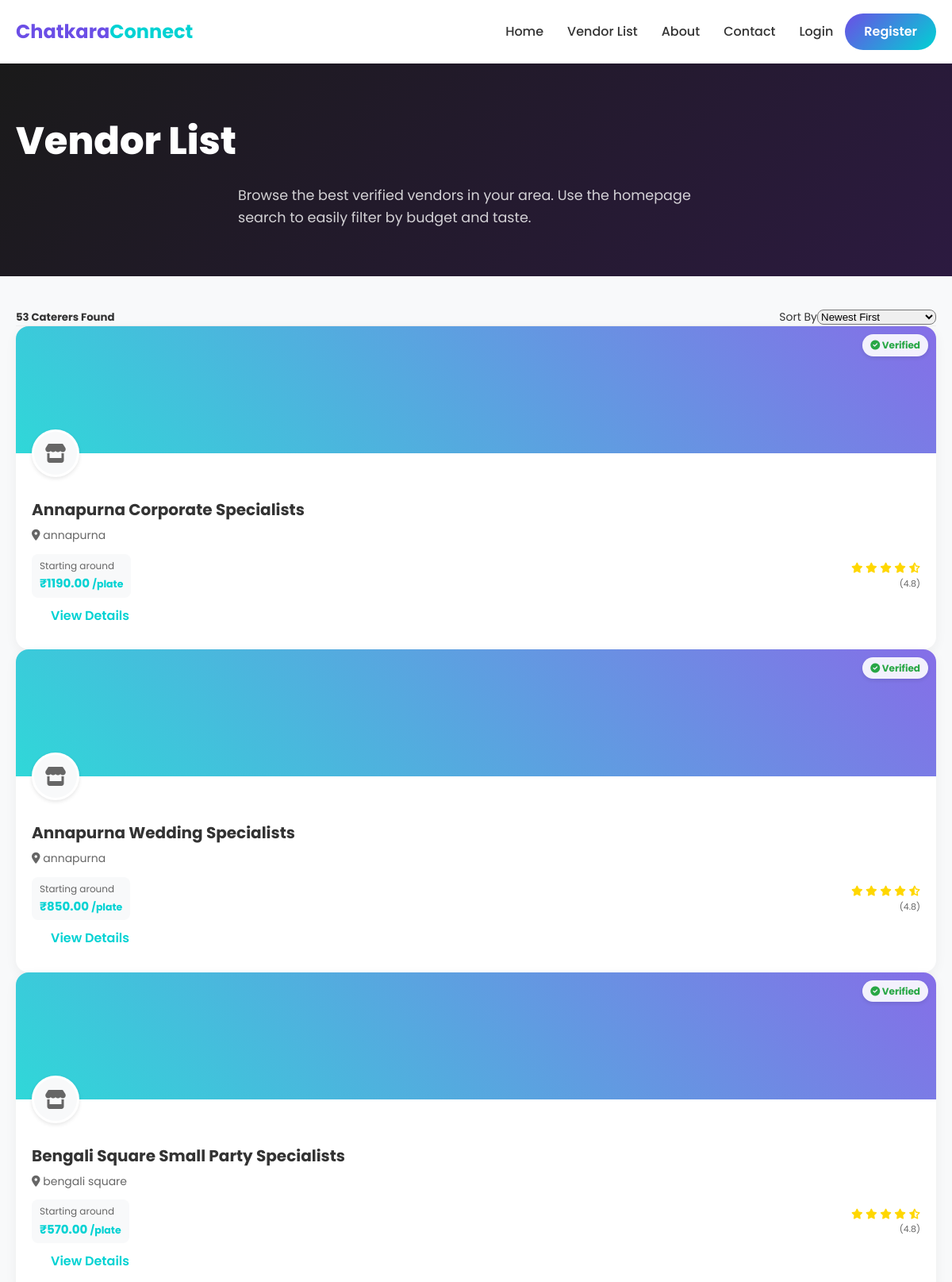
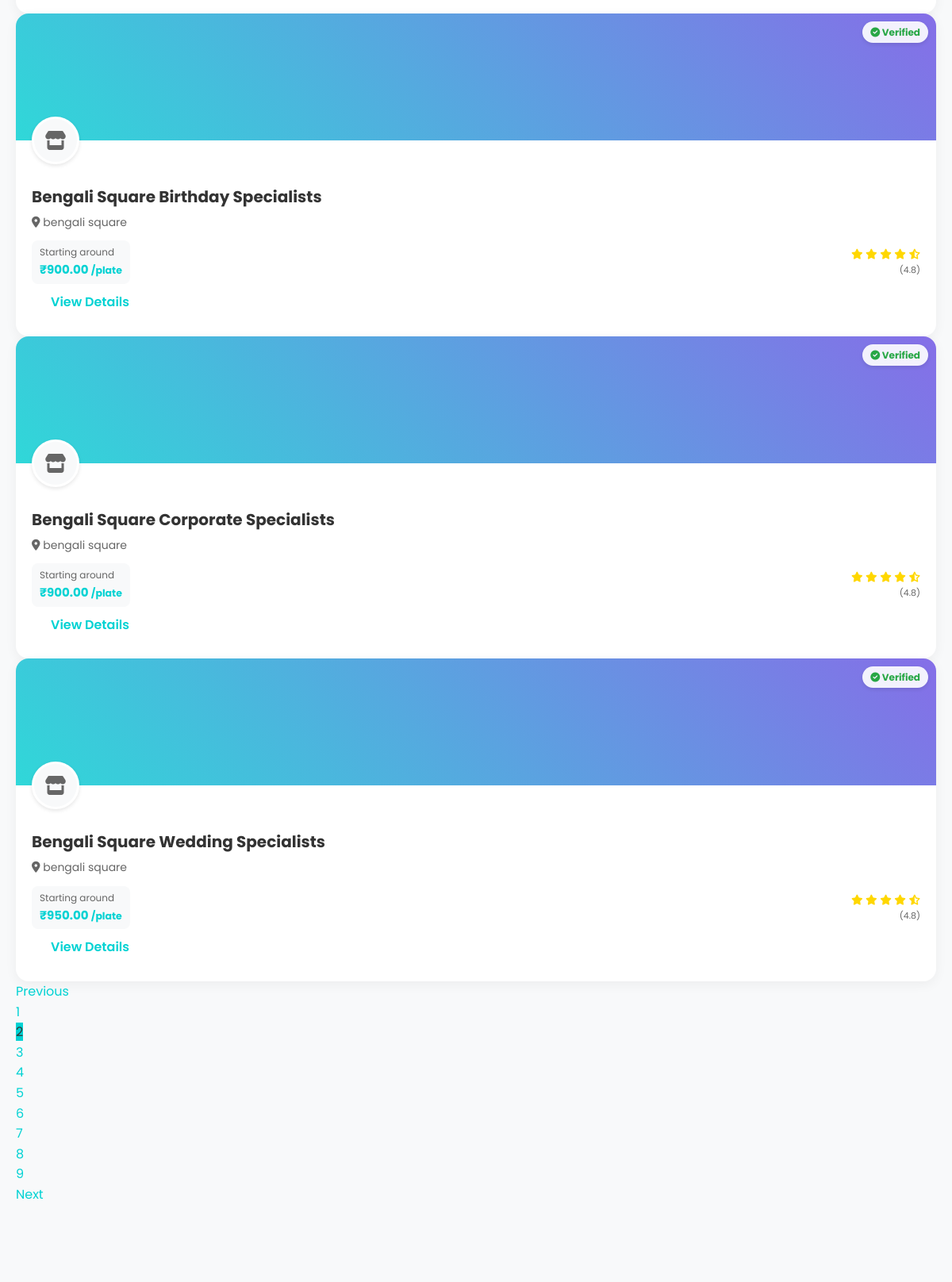
Screenshot of /caterers/?page=2 (upper part) with the database file from the repository (2 pictures, top to bottom).
### vendor/models.py (models this page shows, shortened)
class VendorProfile(models.Model):
    user = models.OneToOneField(settings.AUTH_USER_MODEL, on_delete=models.CASCADE, related_name='vendor_profile')
    business_name = models.CharField(max_length=255)
    business_description = models.TextField(blank=True, null=True)
    service_area = models.CharField(max_length=100)
    address = models.TextField()
    profile_image = models.ImageField(upload_to='vendor/profile/', blank=True, null=True)
    cover_image = models.ImageField(upload_to='vendor/covers/', blank=True, null=True)
    starting_price_per_plate = models.DecimalField(max_digits=10, decimal_places=2)
    is_verified = models.BooleanField(default=False)
    created_at = models.DateTimeField(auto_now_add=True)
    updated_at = models.DateTimeField(auto_now=True)

### marketplace/views.py (the view, shortened to what this page needs)
# urls.py: path('caterers/', views.caterer_list, name='caterer_list'),
def caterer_list(request):
    vendors = VendorProfile.objects.filter(is_verified=True)
    search_query = request.GET.get('search')
    if search_query:
        vendors = vendors.filter(business_name__icontains=search_query)
    city = request.GET.get('city')
    if city:
        vendors = vendors.filter(service_area__icontains=city)
    budget = request.GET.get('budget')
    category_id = request.GET.get('category')
    if category_id:
        vendors = vendors.filter(categories__id=category_id).distinct()
    event_type = request.GET.get('event_type')
    if event_type:
        vendors = vendors.filter(
            Q(business_description__icontains=event_type) |
            Q(categories__name__icontains=event_type)
        ).distinct()
    sort_by = request.GET.get('sort')
    if sort_by == 'price_asc':
        vendors = vendors.order_by('starting_price_per_plate')
    elif sort_by == 'price_desc':
        vendors = vendors.order_by('-starting_price_per_plate')
    elif sort_by == 'newest':
        vendors = vendors.order_by('-created_at')
    else:
        vendors = vendors.order_by('-created_at') # Default sorting
    paginator = Paginator(vendors, 6) # 6 vendors per page
    page_number = request.GET.get('page')
    page_obj = paginator.get_page(page_number)
    cities = VendorProfile.objects.filter(is_verified=True).values_list('service_area', flat=True).distinct()
    categories_filter = MenuCategory.objects.all().distinct('name') # Depending on DB, distinct by field might not work in SQLite, but usually works fine or we can just get values
    context = {
        'page_obj': page_obj,
        'cities': cities,
        'categories_filter': MenuCategory.objects.values('id', 'name').distinct(),
        'request_GET': request.GET, # pass GET parameters to maintain filter state in pagination
    }
    return render(request, 'marketplace/caterer_list.html', context)

### templates/marketplace/caterer_list.html (shortened to what this page needs)
{% extends 'base.html' %}
{% load static %}
{% block content %}
<div class="caterer-list-header"
    style="background: linear-gradient(135deg, #1A1A1A, #2c1a40); padding: 60px 0; color: white;">
    <div class="container text-center">
        <h1 style="font-weight: 800; font-size: 3rem; margin-bottom: 15px;">Vendor List</h1>
        <p style="opacity: 0.8; font-size: 1.1rem; max-width: 600px; margin: 0 auto;">
            Browse the best verified vendors in your area. Use the homepage search to easily filter by budget and taste.
        </p>
    </div>
</div>
<div class="container" style="margin-top: 40px; margin-bottom: 60px;">
    <div class="row">
        <div class="col-12">
            <div class="d-flex justify-content-between align-items-center mb-4 pb-3" style="border-bottom: 1px solid #eee;">
                <h5 style="margin: 0; font-weight: 700;">{{ page_obj.paginator.count }} Caterers Found</h5>
                <form action="{% url 'caterer_list' %}" method="GET" class="d-flex align-items-center">
                    <label class="me-2 text-muted" style="font-size: 14px; white-space: nowrap;">Sort By</label>
                    <select name="sort" class="form-select form-select-sm" style="border-radius: 8px; width: 150px;" onchange="this.form.submit()">
                        <option value="newest" {% if request_GET.sort == 'newest' %}selected{% endif %}>Newest First</option>
                    </select>
                </form>
            </div>
            <div class="row">
                {% for vendor in page_obj %}
                <div class="col-md-6 col-lg-4 mb-4">
                    <div class="caterer-card"
                        style="background: white; border-radius: 16px; overflow: hidden; box-shadow: 0 4px 15px rgba(0,0,0,0.05); transition: transform 0.3s ease, box-shadow 0.3s ease; height: 100%; display: flex; flex-direction: column;">
                        <div style="height: 160px; position: relative; background: #eee;">
                            {% if vendor.cover_image %}
                            <img src="{{ vendor.cover_image.url }}" alt="{{ vendor.business_name }}"
                                style="width: 100%; height: 100%; object-fit: cover;">
                            {% else %}
                            <div
                                style="width: 100%; height: 100%; background: linear-gradient(45deg, var(--secondary), var(--primary)); opacity: 0.8;">
                            </div>
                            {% endif %}
                            <div
                                style="position: absolute; top: 10px; right: 10px; background: rgba(255, 255, 255, 0.9); padding: 4px 10px; border-radius: 20px; font-size: 12px; font-weight: 700; color: #28a745; box-shadow: 0 2px 5px rgba(0,0,0,0.1);">
                                <i class="fas fa-check-circle"></i> Verified
                            </div>
                        </div>
                        <div
                            style="padding: 20px; position: relative; flex-grow: 1; display: flex; flex-direction: column;">
                            <div
                                style="width: 60px; height: 60px; border-radius: 50%; border: 3px solid white; overflow: hidden; position: absolute; top: -30px; left: 20px; background: white; box-shadow: 0 2px 5px rgba(0,0,0,0.1);">
                                {% if vendor.profile_image %}
                                <img src="{{ vendor.profile_image.url }}" alt="Profile"
                                    style="width: 100%; height: 100%; object-fit: cover;">
                                {% else %}
                                <div
                                    style="width: 100%; height: 100%; background: var(--bg-light); display: flex; align-items: center; justify-content: center; font-size: 24px; color: var(--text-muted);">
                                    <i class="fas fa-store"></i>
                                </div>
                                {% endif %}
                            </div>
                            <div style="margin-top: 35px;">
                                <h4
                                    style="font-weight: 700; font-size: 1.25rem; margin-bottom: 5px; color: var(--text-main); white-space: nowrap; overflow: hidden; text-overflow: ellipsis;">
                                    {{ vendor.business_name }}</h4>
                                <p style="color: var(--text-muted); font-size: 14px; margin-bottom: 12px; white-space: nowrap; overflow: hidden; text-overflow: ellipsis;">
                                    <i class="fas fa-map-marker-alt text-danger"></i> {{ vendor.service_area }}
                                </p>
                                <div class="d-flex justify-content-between align-items-center mb-3">
                                    <div style="background: #f8f9fa; padding: 5px 10px; border-radius: 8px;">
                                        <span style="font-size: 12px; color: var(--text-muted); display: block;">Starting around</span>
                                        <span style="font-weight: 700; color: var(--secondary); font-size: 15px;">₹{{ vendor.starting_price_per_plate }} <small class="text-muted">/plate</small></span>
                                    </div>
                                    <div style="color: #FFD700; font-size: 13px; text-align: right;">
                                        <i class="fas fa-star"></i>
                                        <i class="fas fa-star"></i>
                                        <i class="fas fa-star"></i>
                                        <i class="fas fa-star"></i>
                                        <i class="fas fa-star-half-alt"></i>
                                        <span
                                            style="color: var(--text-muted); display: block; font-size: 11px;">(4.8)</span>
                                    </div>
                                </div>
                            </div>
                            <div class="mt-auto pt-3 border-top">
                                <a href="{% url 'caterer_detail' vendor.id vendor.business_name|slugify %}"
                                    class="btn btn-outline-primary w-100"
                                    style="border-radius: 8px; font-weight: 600; border-color: var(--secondary); color: var(--secondary); transition: all 0.3s ease;">View
                                    Details</a>
                            </div>
                        </div>
                    </div>
                </div>
                {% endfor %}
            </div>
            {% if page_obj.has_other_pages %}
            <nav aria-label="Page navigation" class="mt-4 mb-5">
                <ul class="pagination justify-content-center">
                    {% if page_obj.has_previous %}
                    <li class="page-item">
                        <a class="page-link"
                            href="?{% for key, value in request_GET.items %}{% if key != 'page' %}{{ key }}={{ value }}&{% endif %}{% endfor %}page={{ page_obj.previous_page_number }}"
                            style="color: var(--secondary); border-radius: 8px 0 0 8px;">Previous</a>
                    </li>
                    {% endif %}
                    {% for num in page_obj.paginator.page_range %}
                    {% if page_obj.number == num %}
                    <li class="page-item active" aria-current="page"><span class="page-link"
                            style="background-color: var(--secondary); border-color: var(--secondary);">{{ num }}</span>
                    </li>
                    {% else %}
                    <li class="page-item"><a class="page-link"
                            href="?{% for key, value in request_GET.items %}{% if key != 'page' %}{{ key }}={{ value }}&{% endif %}{% endfor %}page={{ num }}"
                            style="color: var(--secondary);">{{ num }}</a></li>
                    {% endif %}
                    {% endfor %}
                    {% if page_obj.has_next %}
                    <li class="page-item">
                        <a class="page-link"
                            href="?{% for key, value in request_GET.items %}{% if key != 'page' %}{{ key }}={{ value }}&{% endif %}{% endfor %}page={{ page_obj.next_page_number }}"
                            style="color: var(--secondary); border-radius: 0 8px 8px 0;">Next</a>
                    </li>
                    {% endif %}
                </ul>
            </nav>
            {% endif %}
        </div>
    </div>
</div>
{% endblock %}

### static/css/style.css (style rules this page uses)
:root { --primary: #6B4EE6; --primary-dark: #533CB1; --secondary: #00D2D3; --text-main: #333333; --text-muted: #666666; --bg-light: #F8F9FA; --white: #FFFFFF; --gradient: linear-gradient(135deg, #6B4EE6 0%, #00D2D3 100%); --gradient-hover: linear-gradient(135deg, #533CB1 0%, #00A8A9 100%); --radius-lg: 16px; --radius-md: 8px; --shadow-sm: 0 4px 6px rgba(0, 0, 0, 0.05); --shadow-md: 0 10px 15px rgba(0, 0, 0, 0.1); --transition: all 0.3s ease; }
* { margin: 0; padding: 0; box-sizing: border-box; }
body { font-family: 'Poppins', sans-serif; color: var(--text-main); background-color: var(--bg-light); line-height: 1.6; overflow-x: hidden; }
a { text-decoration: none; color: inherit; transition: var(--transition); }
ul { list-style: none; }
.container { max-width: 1200px; margin: 0 auto; padding: 0 20px; }
.btn { padding: 10px 24px; border-radius: 30px; font-weight: 600; cursor: pointer; border: none; display: inline-block; transition: var(--transition); }
.d-flex { display: flex; }
.justify-content-between { justify-content: space-between; }
.align-items-center { align-items: center; }

### rows the page displays
VendorProfile: business_name "Annapurna Corporate Specialists", service_area "annapurna", starting_price_per_plate "1190.00"
VendorProfile: business_name "Annapurna Wedding Specialists", service_area "annapurna", starting_price_per_plate "850.00"
VendorProfile: business_name "Bengali Square Small Party Specialists", service_area "bengali square", starting_price_per_plate "570.00"
VendorProfile: business_name "Bengali Square Birthday Specialists", service_area "bengali square", starting_price_per_plate "900.00"
VendorProfile: business_name "Bengali Square Corporate Specialists", service_area "bengali square", starting_price_per_plate "900.00"
VendorProfile: business_name "Bengali Square Wedding Specialists", service_area "bengali square", starting_price_per_plate "950.00"

### other values shown
{{ page_obj.paginator.count }} "53"
{{ num }} "1" "3" "4" "5" "6" "7" "8" "9"
{{ num }} "2"
